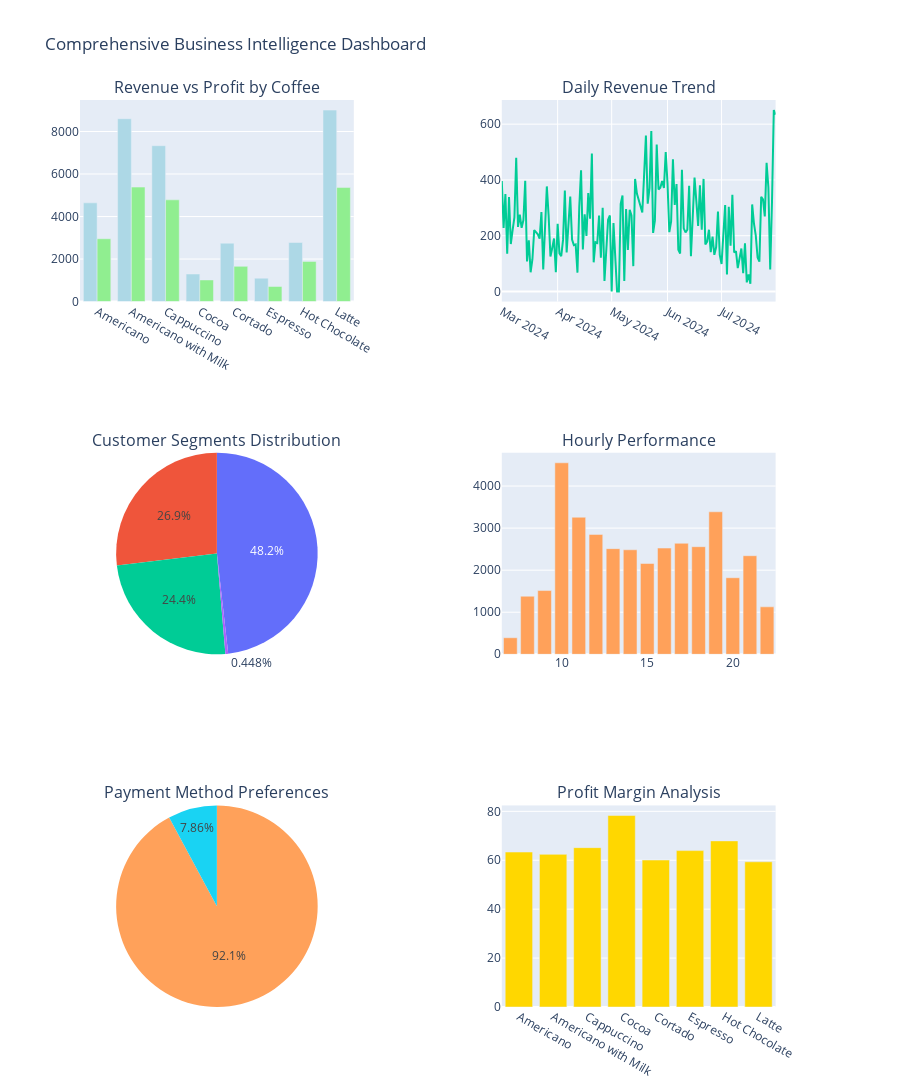

Source (notebook cell):
### Markdown cell above
## 7. Business Intelligence Dashboard

### Code cell
# --- KPI and Profit Calculation ---
total_revenue = df_processed['money'].sum()
total_transactions = len(df_processed)
avg_transaction_value = df_processed['money'].mean()
unique_customers = df_processed[df_processed['card'] != 'Cash Payment']['card'].nunique()
days_in_operation = (df_processed['date'].max() - df_processed['date'].min()).days + 1

# Fix: Completed cost dictionary to prevent NaN values in profit calculations
coffee_costs = {
    'Latte': 15, 'Hot Chocolate': 12, 'Americano': 10, 'Cocoa': 8, 'Cappuccino': 13,
    'Americano with Milk': 12, # Estimated
    'Cortado': 11,             # Estimated
    'Espresso': 8              # Estimated
}
df_processed['estimated_cost'] = df_processed['coffee_name'].map(coffee_costs)
df_processed['profit'] = df_processed['money'] - df_processed['estimated_cost']
df_processed['profit_margin'] = (df_processed['profit'] / df_processed['money']) * 100

business_summary = df_processed.groupby('coffee_name').agg(
    Total_Revenue=('money', 'sum'),
    Units_Sold=('money', 'count'),
    Avg_Price=('money', 'mean'),
    Total_Profit=('profit', 'sum'),
    Avg_Profit_Margin=('profit_margin', 'mean')
).round(2)

business_summary['ROI'] = (business_summary['Total_Profit'] / 
                          (business_summary['Units_Sold'] * business_summary.index.map(coffee_costs))) * 100

# --- Dashboard Creation ---
fig = make_subplots(
    rows=3, cols=2,
    subplot_titles=('Revenue vs Profit by Coffee', 'Daily Revenue Trend', 
                   'Customer Segments Distribution', 'Hourly Performance',
                   'Payment Method Preferences', 'Profit Margin Analysis'),
    specs=[[{"secondary_y": False}, {"secondary_y": False}],
           [{"type": "pie"}, {"secondary_y": True}],
           [{"type": "pie"}, {"secondary_y": False}]]
)

# Revenue vs Profit
fig.add_trace(go.Bar(x=business_summary.index, y=business_summary['Total_Revenue'], name='Revenue', marker_color='lightblue'), row=1, col=1)
fig.add_trace(go.Bar(x=business_summary.index, y=business_summary['Total_Profit'], name='Profit', marker_color='lightgreen'), row=1, col=1)

# Daily revenue trend
fig.add_trace(go.Scatter(x=daily_sales.index, y=daily_sales['money'], mode='lines', name='Daily Revenue'), row=1, col=2)

# Customer segments
segment_counts = customer_metrics['Segment_Name'].value_counts()
fig.add_trace(go.Pie(labels=segment_counts.index, values=segment_counts.values, name='Customer Segments'), row=2, col=1)

# Hourly performance
fig.add_trace(go.Bar(x=hourly_sales['hour'], y=hourly_sales['Total_Revenue'], name='Hourly Revenue'), row=2, col=2)

# Payment methods
payment_counts = df_processed['cash_type'].value_counts()
fig.add_trace(go.Pie(labels=payment_counts.index, values=payment_counts.values, name='Payment Methods'), row=3, col=1)

# Profit margins
fig.add_trace(go.Bar(x=business_summary.index, y=business_summary['Avg_Profit_Margin'], name='Profit Margin %', marker_color='gold'), row=3, col=2)

fig.update_layout(height=1200, title_text="Comprehensive Business Intelligence Dashboard", showlegend=False)
fig.show()

# --- Key Performance Indicators ---
print("📊 KEY PERFORMANCE INDICATORS")
print("=" * 50)
print(f"💰 Total Revenue: ${total_revenue:,.2f}")
print(f"💵 Total Profit: ${df_processed['profit'].sum():,.2f}")
print(f"📈 Average Profit Margin: {df_processed['profit_margin'].mean():.1f}%")
print(f"🛒 Total Transactions: {total_transactions:,}")
print(f"💳 Average Transaction Value: ${avg_transaction_value:.2f}")
print(f"👥 Unique Customers: {unique_customers}")
print(f"📅 Days in Operation: {days_in_operation}")
print(f"📊 Daily Average Revenue: ${total_revenue/days_in_operation:.2f}")
print(f"🎯 Customer Retention Rate: {(len(customer_metrics[customer_metrics['Visit_Frequency'] > 1]) / len(customer_metrics) * 100):.1f}%")

print("\n🏆 PRODUCT PERFORMANCE:")
display(business_summary.sort_values('Total_Revenue', ascending=False))

### Figure 1 — Plotly figure (JSON) as saved in the notebook; plotly's stock layout.template omitted (floating-point values rounded to 4 significant figures; data arrays with more than 128 entries replaced by an {"elided": "..."} marker saying what was removed)
{"data": [{"marker": {"color": "lightblue"}, "name": "Revenue", "type": "bar", "x": ["Americano", "Americano with Milk", "Cappuccino", "Cocoa", "Cortado", "Espresso", "Hot Chocolate", "Latte"], "xaxis": "x", "y": [4645.0, 8602.0, 7333.0, 1296.0, 2745.0, 1101.0, 2778.0, 9009.0], "yaxis": "y"}, {"marker": {"color": "lightgreen"}, "name": "Profit", "type": "bar", "x": ["Americano", "Americano with Milk", "Cappuccino", "Cocoa", "Cortado", "Espresso", "Hot Chocolate", "Latte"], "xaxis": "x", "y": [2955.0, 5386.0, 4785.0, 1016.0, 1656.0, 708.6, 1890.0, 5364.0], "yaxis": "y"}, {"mode": "lines", "name": "Daily Revenue", "type": "scatter", "x": {"elided": "153 str values"}, "xaxis": "x2", "y": {"elided": "153 float values"}, "yaxis": "y2"}, {"domain": {"x": [0, 0.37], "y": [0.3889, 0.6111]}, "labels": ["Regular", "At-Risk", "Occasional", "VIP"], "name": "Customer Segments", "type": "pie", "values": [215, 120, 109, 2]}, {"name": "Hourly Revenue", "type": "bar", "x": [7, 8, 9, 10, 11, 12, 13, 14, 15, 16, 17, 18, 19, 20, 21, 22], "xaxis": "x3", "y": [392.8, 1380.0, 1515.0, 4553.0, 3259.0, 2851.0, 2512.0, 2485.0, 2159.0, 2525.0, 2639.0, 2558.0, 3388.0, 1820.0, 2344.0, 1128.0], "yaxis": "y3"}, {"domain": {"x": [0, 0.37], "y": [0, 0.2222]}, "labels": ["card", "cash"], "name": "Payment Methods", "type": "pie", "values": [1044, 89]}, {"marker": {"color": "gold"}, "name": "Profit Margin %", "type": "bar", "x": ["Americano", "Americano with Milk", "Cappuccino", "Cocoa", "Cortado", "Espresso", "Hot Chocolate", "Latte"], "xaxis": "x4", "y": [63.36, 62.42, 65.16, 78.3, 60.09, 63.96, 67.93, 59.37], "yaxis": "y5"}], "layout": {"annotations": [{"font": {"size": 16}, "showarrow": false, "text": "Revenue vs Profit by Coffee", "x": 0.185, "xanchor": "center", "xref": "paper", "y": 1, "yanchor": "bottom", "yref": "paper"}, {"font": {"size": 16}, "showarrow": false, "text": "Daily Revenue Trend", "x": 0.755, "xanchor": "center", "xref": "paper", "y": 1, "yanchor": "bottom", "yref": "paper"}, {"font": {"size": 16}, "showarrow": false, "text": "Customer Segments Distribution", "x": 0.185, "xanchor": "center", "xref": "paper", "y": 0.6111, "yanchor": "bottom", "yref": "paper"}, {"font": {"size": 16}, "showarrow": false, "text": "Hourly Performance", "x": 0.755, "xanchor": "center", "xref": "paper", "y": 0.6111, "yanchor": "bottom", "yref": "paper"}, {"font": {"size": 16}, "showarrow": false, "text": "Payment Method Preferences", "x": 0.185, "xanchor": "center", "xref": "paper", "y": 0.2222, "yanchor": "bottom", "yref": "paper"}, {"font": {"size": 16}, "showarrow": false, "text": "Profit Margin Analysis", "x": 0.755, "xanchor": "center", "xref": "paper", "y": 0.2222, "yanchor": "bottom", "yref": "paper"}], "height": 1200, "showlegend": false, "title": {"text": "Comprehensive Business Intelligence Dashboard"}, "xaxis": {"anchor": "y", "domain": [0, 0.37]}, "xaxis2": {"anchor": "y2", "domain": [0.57, 0.94]}, "xaxis3": {"anchor": "y3", "domain": [0.57, 0.94]}, "xaxis4": {"anchor": "y5", "domain": [0.57, 0.94]}, "yaxis": {"anchor": "x", "domain": [0.7778, 1]}, "yaxis2": {"anchor": "x2", "domain": [0.7778, 1]}, "yaxis3": {"anchor": "x3", "domain": [0.3889, 0.6111]}, "yaxis4": {"anchor": "x3", "overlaying": "y3", "side": "right"}, "yaxis5": {"anchor": "x4", "domain": [0, 0.2222]}}}
